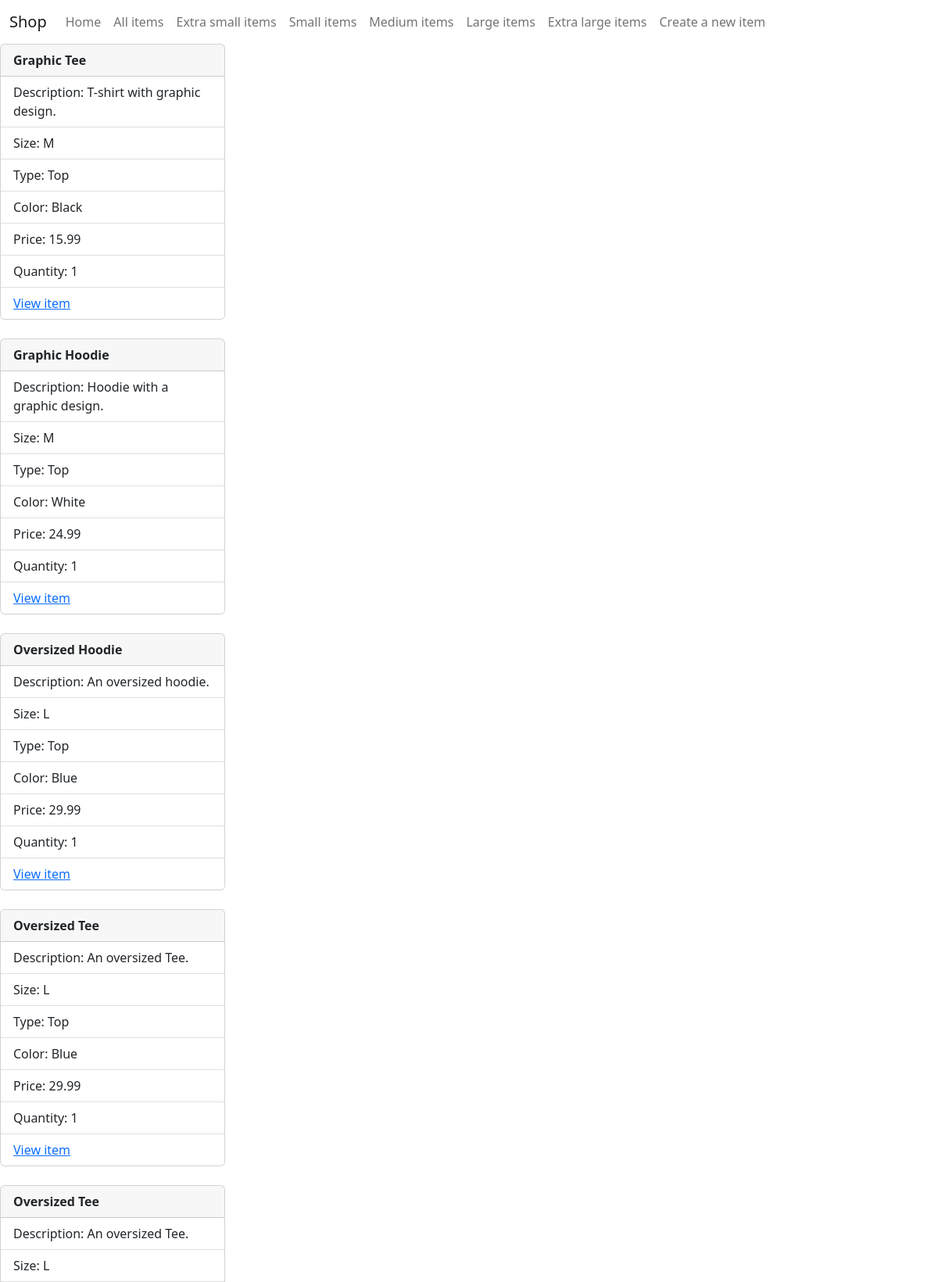
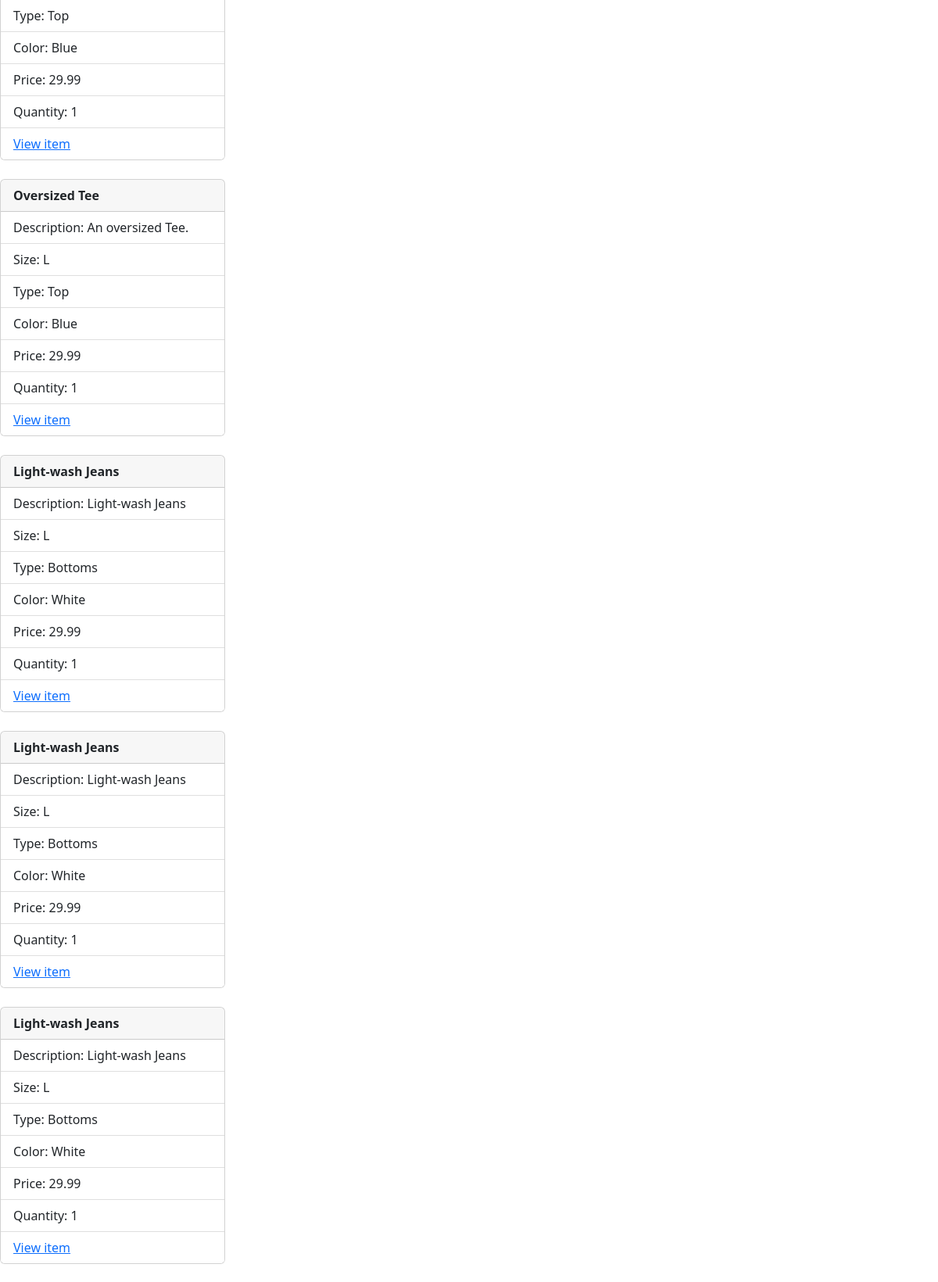
/items (upper part), run on the app's committed database (2 pictures, top to bottom).
### ca298shop/models.py (models this page shows, shortened)
class Item(models.Model):
    id = models.AutoField(primary_key=True)
    name = models.CharField(max_length=30)
    description = models.CharField(max_length=200)
    SIZES = [
        ('XS', 'XS'),
        ('S', 'S'),
        ('M', 'M'),
        ('L', 'L'),
        ('XL', 'XL'),
    ]
    size = models.CharField(max_length=2, choices=SIZES, default="")
    type = models.ForeignKey(Type, on_delete=models.CASCADE)
    color = models.ForeignKey(Color, on_delete=models.CASCADE)
    price = models.DecimalField(max_digits=10, decimal_places=2)
    quantity = models.IntegerField(default=1)

class Type(models.Model):
    id = models.AutoField(primary_key=True)
    type = models.TextField(default="")
    def __str__(self):
        return self.type

class Color(models.Model):
    id = models.AutoField(primary_key=True)
    color = models.TextField(default="")
    def __str__(self):
        return self.color

### ca298shop/views.py (the view)
# urls.py: path('items', views.view_all_items, name='all_items'),
def view_all_items(request):
    all_items = Item.objects.all()
    return render(request, 'all_items.html', {'items': all_items})

### ca298shop/templates/all_items.html
{% extends 'base.html' %}
{% block content %}
    {% for item in items %}
        <div class="card" style="width: 18rem;">
            <div class="card-header">
                <b>{{ item.name }}</b>
            </div>
            <ul class="list-group list-group-flush">
                <li class="list-group-item">Description: {{ item.description }}</li>
                <li class="list-group-item">Size: {{ item.size }}</li>
                <li class="list-group-item">Type: {{ item.type }}</li>
                <li class="list-group-item">Color: {{ item.color }}</li>
                <li class="list-group-item">Price: {{ item.price }}</li>
                <li class="list-group-item">Quantity: {{ item.quantity }}</li>
                <li class="list-group-item"><a href="items/single_item/{{ item.id }}">View item</a></li>
            </ul>
        </div>
        <br>
    {% endfor %}
{% endblock %}

### data on the page
Item: name "Graphic Tee", description "T-shirt with graphic design.", size "M", type "Top", color "Black", price "15.99", quantity "1"
Item: name "Graphic Hoodie", description "Hoodie with a graphic design.", size "M", type "Top", color "White", price "24.99", quantity "1"
Item: name "Oversized Hoodie", description "An oversized hoodie.", size "L", type "Top", color "Blue", price "29.99", quantity "1"
Item: name "Oversized Tee", description "An oversized Tee.", size "L", type "Top", color "Blue", price "29.99", quantity "1"
Item: name "Oversized Tee", description "An oversized Tee.", size "L", type "Top", color "Blue", price "29.99", quantity "1"
Item: name "Oversized Tee", description "An oversized Tee.", size "L", type "Top", color "Blue", price "29.99", quantity "1"
Item: name "Light-wash Jeans", description "Light-wash Jeans", size "L", type "Bottoms", color "White", price "29.99", quantity "1"
Item: name "Light-wash Jeans", description "Light-wash Jeans", size "L", type "Bottoms", color "White", price "29.99", quantity "1"
Item: name "Light-wash Jeans", description "Light-wash Jeans", size "L", type "Bottoms", color "White", price "29.99", quantity "1"
